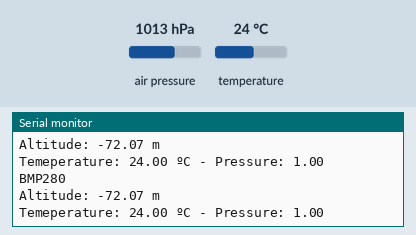
Recording of a sketch running on a simulated Arduino Uno, built with avr-gcc and run on an emulated ATmega328P. Parts: the last lines printed to the serial monitor. The inputs (shaded band) are chosen by the test bench; at power-on: air pressure 1013 hPa, temperature 24 °C. Storage starts empty.

Above: at 1.2 s.
1.3 s: air pressure set to 952 hPa
At 2.6 s:
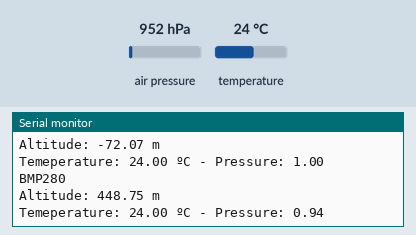
5.2 s: temperature set to 12 °C
At 6.1 s:
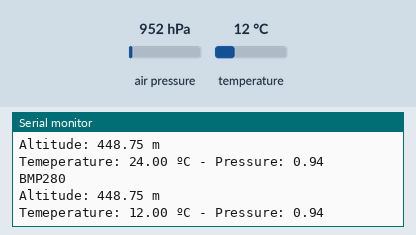
6.7 s: air pressure set to 975 hPa
At 8.1 s:
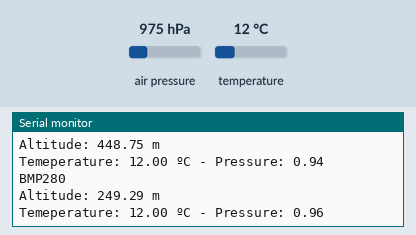
Timing chart, 0 to 9.7 s (numbered marks = the images above; inputs shaded):
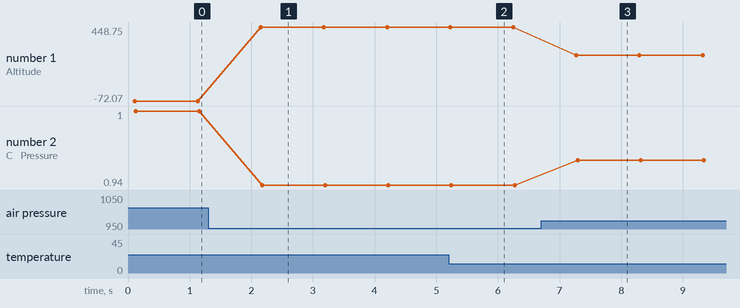

The sketch:

TesteSDCard.ino
```cpp
#include <Adafruit_Sensor.h>
#include <Adafruit_BMP280.h>
#include <SPI.h>
#include <SD.h>

File dataFile;

Adafruit_BMP280 sensor;               // cria o objeto sensor
float altset  = 74.15;


void setup() {
  Serial.begin(9600);
  while (!Serial) {
 // Espera a porta serial conectar
  }

  Serial.println("Start :");
  // ----------------------------------------------
    //BMP280
  sensor.begin();
  //----------------------------------------------------

  Serial.print("Inicializando cartão SD...");

  if (!SD.begin(8)) {
    Serial.println("Falha na inicialização!");
    while (1);
  }
  Serial.println("Inicialização feita.");


   dataFile = SD.open("test.txt", FILE_WRITE);
  // Se este arquivo abriu corretamente, escreva nele:
  if (dataFile) {
    Serial.print("Escrevendo para test.txt...");
    dataFile.println("testando 1, 2, 3.");
    // fecha o arquivo:
    dataFile.close();
    Serial.println("feito.");
  } else {
    // Se este arquivo não abriu, imprima um erro:
    Serial.println("Erro ao abrir test.txt");
  }

}

void loop() {

  BMP280();
  delay(1000);
}

void BMP280(){
    dataFile = SD.open("test.txt", FILE_WRITE);
    if (!dataFile) Serial.println("Erro ao abrir o arquivo .txt");

    Serial.println("\nBMP280");
    Serial.print("Altitude: ");
    Serial.print((sensor.readAltitude(1013.25)-altset), 2);
    Serial.println(" m");
    Serial.print("Temeperature: ");
    Serial.print(sensor.readTemperature(), 2);
    Serial.print(" ºC - Pressure: ");
    Serial.print(sensor.readPressure()/101325, 2); // // converte pressão em hPa para atm
    Serial.println();

    dataFile.println("\nBMP280");
    dataFile.print(" atm - Altitude: ");
    dataFile.print(sensor.readAltitude(1013.25), 2);
    dataFile.println(" m");
    dataFile.print("Temeperature: ");
    dataFile.print(sensor.readTemperature(), 2);
    dataFile.print(" ºC - Pressure: ");
    dataFile.print(sensor.readPressure()/101325, 2); // // converte pressão em hPa para atm
    dataFile.print("\n");

    dataFile.close();

}
```

Measured:
- after the input at 1.3 s, the serial monitor: prints a new line after 0.86 s (image 1)
- after the input at 5.2 s, the serial monitor: prints a new line after 0.05 s (image 2)
- after the input at 6.7 s, the serial monitor: prints a new line after 0.57 s (image 3)
- plotted number 1: -72.07 → 448.75 after the input at 1.3 s, 448.75 → 249.29 after the input at 6.7 s
- plotted number 2: 1 → 0.94 after the input at 1.3 s, 0.94 → 0.96 after the input at 6.7 s
